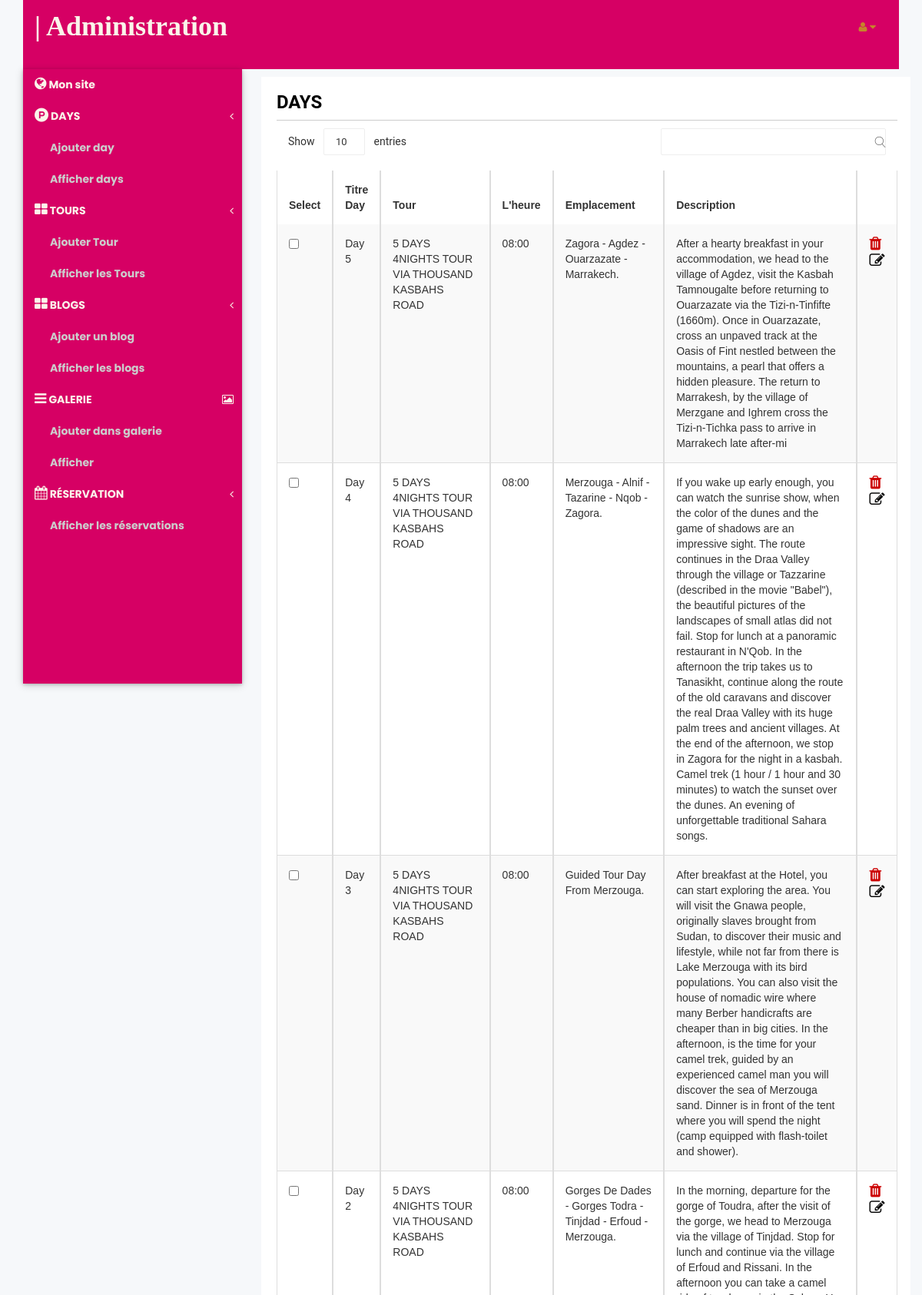
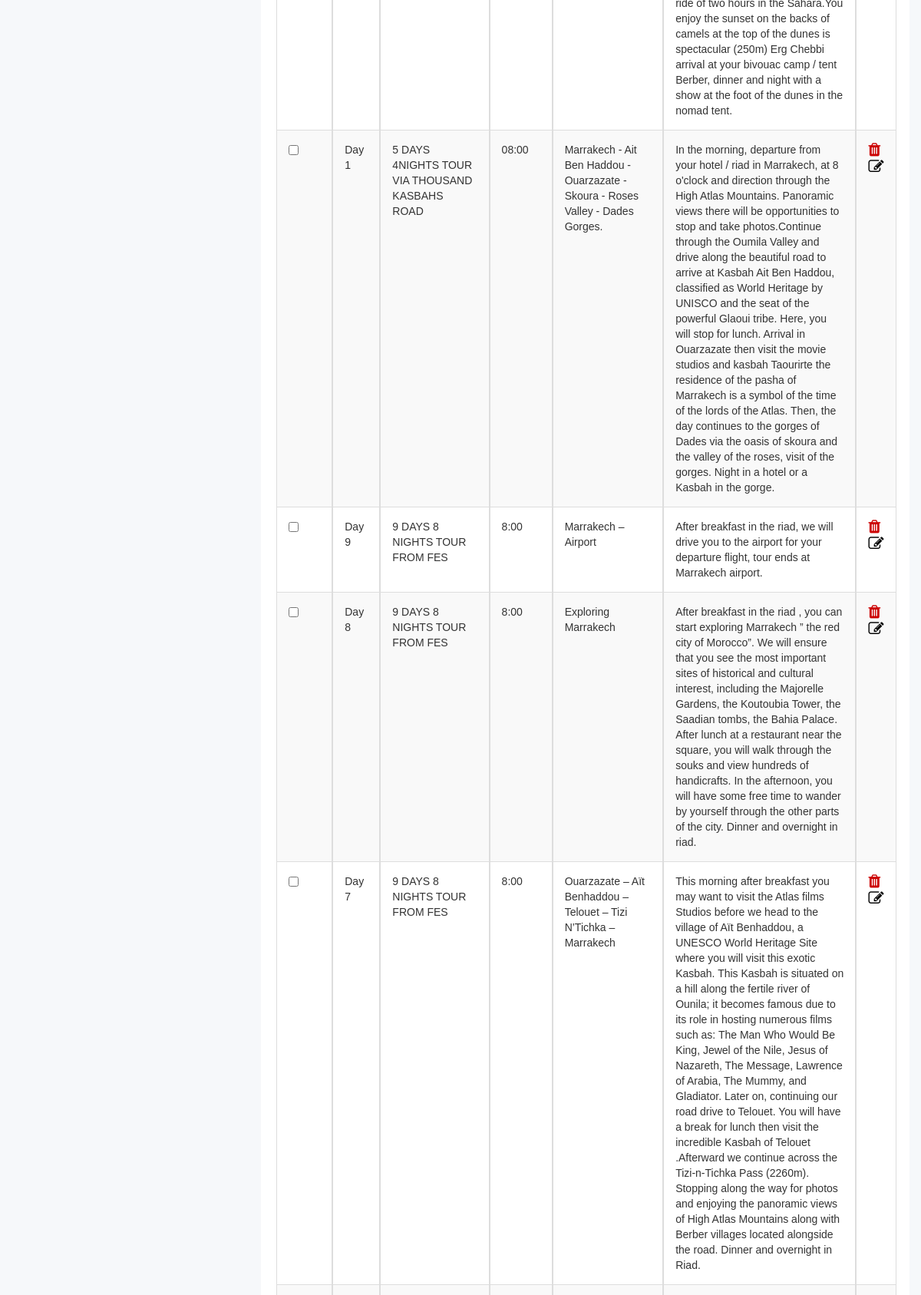
Page /Admin/AdminPanel.php?action=view_pro (upper part) on the committed database (2 pictures, top to bottom).
### tables this page shows
CREATE TABLE IF NOT EXISTS `day` (
  `IdDay` int(11) NOT NULL AUTO_INCREMENT,
  `IdTour` int(11) NOT NULL,
  `TitreDay` text NOT NULL,
  `TimeDay` text NOT NULL,
  `EmpDay` text NOT NULL,
  `DescriptionDay` text NOT NULL,
  PRIMARY KEY (`IdDay`),
  KEY `FK_ID_tourDay` (`IdTour`)
);

CREATE TABLE IF NOT EXISTS `tour` (
  `IdTour` int(11) NOT NULL AUTO_INCREMENT,
  `TitreTour` text NOT NULL,
  `SousTitreTour` text NOT NULL,
  `PrixTour` int(11) NOT NULL,
  `ImageTour` text NOT NULL,
  `TitreDescription1` text NOT NULL,
  `Description1` text NOT NULL,
  `TitreDescription2` text NOT NULL,
  `Description2` text NOT NULL,
  PRIMARY KEY (`IdTour`)
);

### Admin/includes/view_products.php (the view, shortened to what this page needs)
<!DOCTYPE html>
<html>
<head>
</head>
<body>
    <form action="" method="post" enctype="multipart/form-data" />
    <div class="data-table-area">
        <div class="container">
            <div class="row">
                <div class="col-lg-9 col-md-9 col-sm-9 col-xs-9">
                    <div class="data-table-list">
                        <h3 style=" color: black">DAYS</h3>
                        <div class="border_bottom"></div>
                        <div class="table-responsive">
                            <table id="data-table-basic" class="table table-striped">
                                <thead>
                                    <tr>
                                        <th>Select</th>
                                        <th>Titre Day</th>
                                        <th>Tour</th>
                                        <th>L'heure</th>
                                        <th>Emplacement</th>
                                        <th>Description </th>
                                        <th></th>
                                    </tr>
                                </thead>
                                <tbody>
                                    <?php
$all_products = mysqli_query($con, "
SELECT d.*,t.TitreTour FROM day d,tour t  WHERE d.`IdTour` = t.`IdTour` order by IdDay DESC ");
while ($row = mysqli_fetch_array($all_products)) {
?>
                                    <tr>
                                        <td><input type="checkbox" name="deleteAll[]"
                                                value="<?php echo $row['IdDay']; ?>" /></td>
                                        <td><?php echo $row['TitreDay']; ?></td>
                                        <td><?php echo $row['TitreTour']; ?></td>
                                        <td><?php echo $row['TimeDay']; ?> </td>
                                        <td><?php echo $row['EmpDay']; ?></td>
                                        <td><?php echo $row['DescriptionDay']; ?></td>
                                        <td><a
                                                href="AdminPanel.php?action=view_pro&delete_product=<?php echo $row['IdDay']; ?>"><i
                                                    class="fa fa-trash" style="font-size:20px;color:#cc0000"></i></a>
                                            <a
                                                href="AdminPanel.php?action=edit_pro&IdDay=<?php echo $row['IdDay']; ?>"><i
                                                    class="fa fa-edit" style="font-size:20px;color:black"></i></a>
                                        </td>
                                    </tr>
                                    <?php $i++;
}  ?>
                                </tbody>
                            </table>
                        </div>
                    </div>
                </div>
            </div>
        </div>
    </div>
</body>
</html>

### Admin/styles/desktop.css (style rules this page uses)
html, body, div, span, applet, object, iframe, h1, h2, h3, h4, h5, h6, p, blockquote, pre, a, abbr, acronym, address, big, cite, code, del, dfn, em, img, ins, kbd, q, s, samp, small, strike, strong, sub, sup, tt, var, b, u, i, center, dl, dt, dd, ol, ul, li, fieldset, form, label, legend, table, caption, tbody, tfoot, thead, tr, th, td, article, aside, canvas, details, embed, figure, figcaption, footer, header, hgroup, menu, nav, output, ruby, section, summary, time, mark, audio, video { margin: 0; padding: 0; border: 0; }
body { font-family: 'Poppins', sans-serif; }
.container { width: 100%; max-width: auto; float: none; clear: none; padding: 0; margin: 0 auto; overflow: hidden; }
.border_bottom { border-bottom: 0.01px solid rgba(0, 0, 0, 0.2); margin: 10px 0; }

### Admin/AdminPanel.php (style rules this page uses)
a { color: #c6852b; }

### Admin/includes/view_products.php (style rules this page uses)
table { font-family: arial, sans-serif; border-collapse: collapse; width: 100%; }
td, th { border: 1px solid #dddddd; text-align: left; padding: 8px; }
tr:nth-child(even) { background-color: #faf4ea; }

### rows in the picture
day: TitreDay "Day 5", IdTour.TitreTour "5 DAYS 4NIGHTS TOUR VIA THOUSAND KASBAHS ROAD", TimeDay "08:00", EmpDay "Zagora - Agdez - Ouarzazate - Marrakech.", DescriptionDay "After a hearty breakfast in your accommodation, we head to the village of Agdez, visit the Kasbah Tamnougalte before returning to Ouarzazate via the Tizi-n-Tinfifte (1660m). Once in Ouarzazate, cross an unpaved track at the Oasis of Fint nestled between the mountains, a pearl that offers a hidden pleasure. The return to Marrakesh, by the village of Merzgane and Ighrem cross the Tizi-n-Tichka pass to arrive in Marrakech late after-mi"
day: TitreDay "Day 4", IdTour.TitreTour "5 DAYS 4NIGHTS TOUR VIA THOUSAND KASBAHS ROAD", TimeDay "08:00", EmpDay "Merzouga - Alnif - Tazarine - Nqob - Zagora.", DescriptionDay "If you wake up early enough, you can watch the sunrise show, when the color of the dunes and the game of shadows are an impressive sight. The route continues in the Draa Valley through the village or Tazzarine (described in the movie \"Babel\"), the beautiful pictures of the landscapes of small atlas did not fail. Stop for lunch at a panoramic restaurant in N'Qob. In the afternoon the trip takes us to Tanasikht, continue along the route of the old caravans and discover the real Draa Valley with its huge palm trees and ancient villages. At the end of the afternoon, we stop in Zagora for the night in a kasbah. Camel trek (1 hour / 1 hour and 30 minutes) to watch the sunset over the dunes. An…"
day: TitreDay "Day 3", IdTour.TitreTour "5 DAYS 4NIGHTS TOUR VIA THOUSAND KASBAHS ROAD", TimeDay "08:00", EmpDay "Guided Tour Day From Merzouga.", DescriptionDay "After breakfast at the Hotel, you can start exploring the area. You will visit the Gnawa people, originally slaves brought from Sudan, to discover their music and lifestyle, while not far from there is Lake Merzouga with its bird populations. You can also visit the house of nomadic wire where many Berber handicrafts are cheaper than in big cities. In the afternoon, is the time for your camel trek, guided by an experienced camel man you will discover the sea of Merzouga sand. Dinner is in front of the tent where you will spend the night (camp equipped with flash-toilet and shower)."
day: TitreDay "Day 2", IdTour.TitreTour "5 DAYS 4NIGHTS TOUR VIA THOUSAND KASBAHS ROAD", TimeDay "08:00", EmpDay "Gorges De Dades - Gorges Todra - Tinjdad - Erfoud - Merzouga.", DescriptionDay "In the morning, departure for the gorge of Toudra, after the visit of the gorge, we head to Merzouga via the village of Tinjdad. Stop for lunch and continue via the village of Erfoud and Rissani. In the afternoon you can take a camel ride of two hours in the Sahara.You enjoy the sunset on the backs of camels at the top of the dunes is spectacular (250m) Erg Chebbi arrival at your bivouac camp / tent Berber, dinner and night with a show at the foot of the dunes in the nomad tent."
day: TitreDay "Day 1", IdTour.TitreTour "5 DAYS 4NIGHTS TOUR VIA THOUSAND KASBAHS ROAD", TimeDay "08:00", EmpDay "Marrakech - Ait Ben Haddou - Ouarzazate - Skoura - Roses Valley - Dades Gorges.", DescriptionDay "In the morning, departure from your hotel / riad in Marrakech, at 8 o'clock and direction through the High Atlas Mountains. Panoramic views there will be opportunities to stop and take photos.Continue through the Oumila Valley and drive along the beautiful road to arrive at Kasbah Ait Ben Haddou, classified as World Heritage by UNISCO and the seat of the powerful Glaoui tribe. Here, you will stop for lunch. Arrival in Ouarzazate then visit the movie studios and kasbah Taourirte the residence of the pasha of Marrakech is a symbol of the time of the lords of the Atlas. Then, the day continues to the gorges of Dades via the oasis of skoura and the valley of the roses, visit of the gorges.…"
day: TitreDay "Day 9", IdTour.TitreTour "9 DAYS 8 NIGHTS TOUR FROM FES", TimeDay "8:00", EmpDay "Marrakech – Airport", DescriptionDay "After breakfast in the riad, we will drive you to the airport for your departure flight, tour ends at Marrakech airport."
day: TitreDay "Day 8", IdTour.TitreTour "9 DAYS 8 NIGHTS TOUR FROM FES", TimeDay "8:00", EmpDay "Exploring Marrakech", DescriptionDay "After breakfast in the riad , you can start exploring Marrakech ” the red city of Morocco”. We will ensure that you see the most important sites of historical and cultural interest, including the Majorelle Gardens, the Koutoubia Tower, the Saadian tombs, the Bahia Palace. After lunch at a restaurant near the square, you will walk through the souks and view hundreds of handicrafts. In the afternoon, you will have some free time to wander by yourself through the other parts of the city. Dinner and overnight in riad."
day: TitreDay "Day 7", IdTour.TitreTour "9 DAYS 8 NIGHTS TOUR FROM FES", TimeDay "8:00", EmpDay "Ouarzazate – Aït Benhaddou – Telouet – Tizi N’Tichka – Marrakech", DescriptionDay "This morning after breakfast you may want to visit the Atlas films Studios before we head to the village of Aït Benhaddou, a UNESCO World Heritage Site where you will visit this exotic Kasbah. This Kasbah is situated on a hill along the fertile river of Ounila; it becomes famous due to its role in hosting numerous films such as: The Man Who Would Be King, Jewel of the Nile, Jesus of Nazareth, The Message, Lawrence of Arabia, The Mummy, and Gladiator. Later on, continuing our road drive to Telouet. You will have a break for lunch then visit the incredible Kasbah of Telouet .Afterward we continue across the Tizi-n-Tichka Pass (2260m). Stopping along the way for photos and enjoying the…"
